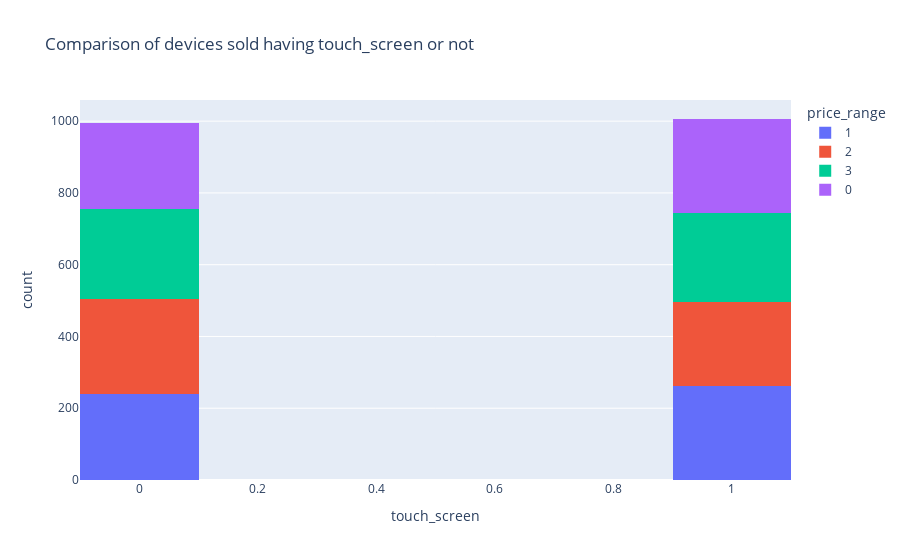

The code cell stored with this chart in its notebook:
### Code cell
# touch_screen column

px.histogram(data_frame=df,x="touch_screen",title="Comparison of devices sold having touch_screen or not",color="price_range",nbins=10)

### Figure 1 — Plotly figure (JSON) as saved in the notebook; plotly's stock layout.template omitted (floating-point values rounded to 4 significant figures; data arrays with more than 128 entries replaced by an {"elided": "..."} marker saying what was removed)
{"data": [{"alignmentgroup": "True", "bingroup": "x", "hovertemplate": "price_range=1<br>touch_screen=%{x}<br>count=%{y}<extra></extra>", "legendgroup": "1", "marker": {"color": "#636efa"}, "name": "1", "nbinsx": 10, "offsetgroup": "1", "orientation": "v", "showlegend": true, "type": "histogram", "x": {"elided": "500 int values"}, "xaxis": "x", "yaxis": "y"}, {"alignmentgroup": "True", "bingroup": "x", "hovertemplate": "price_range=2<br>touch_screen=%{x}<br>count=%{y}<extra></extra>", "legendgroup": "2", "marker": {"color": "#EF553B"}, "name": "2", "nbinsx": 10, "offsetgroup": "2", "orientation": "v", "showlegend": true, "type": "histogram", "x": {"elided": "500 int values"}, "xaxis": "x", "yaxis": "y"}, {"alignmentgroup": "True", "bingroup": "x", "hovertemplate": "price_range=3<br>touch_screen=%{x}<br>count=%{y}<extra></extra>", "legendgroup": "3", "marker": {"color": "#00cc96"}, "name": "3", "nbinsx": 10, "offsetgroup": "3", "orientation": "v", "showlegend": true, "type": "histogram", "x": {"elided": "500 int values"}, "xaxis": "x", "yaxis": "y"}, {"alignmentgroup": "True", "bingroup": "x", "hovertemplate": "price_range=0<br>touch_screen=%{x}<br>count=%{y}<extra></extra>", "legendgroup": "0", "marker": {"color": "#ab63fa"}, "name": "0", "nbinsx": 10, "offsetgroup": "0", "orientation": "v", "showlegend": true, "type": "histogram", "x": {"elided": "500 int values"}, "xaxis": "x", "yaxis": "y"}], "layout": {"barmode": "relative", "legend": {"title": {"text": "price_range"}, "tracegroupgap": 0}, "title": {"text": "Comparison of devices sold having touch_screen or not"}, "xaxis": {"anchor": "y", "domain": [0, 1], "title": {"text": "touch_screen"}}, "yaxis": {"anchor": "x", "domain": [0, 1], "title": {"text": "count"}}}}
